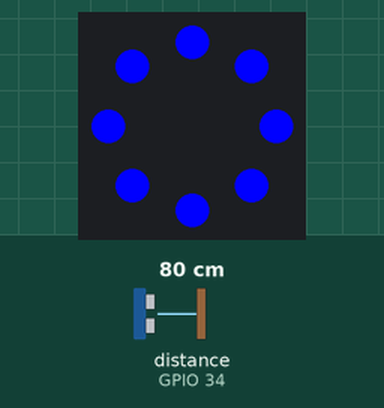
Simulated run of this sketch. Board: ESP32. Parts: 8 RGB LEDs in a ring, first at the top, clockwise. Wiring (inferred from the names in the program): ultrasonic range finder: trigger GPIO 36; echo GPIO 34. Inputs (shaded band) come from the test bench; at power-on: distance to the obstacle (sensor on GPIO 34) 80 cm. The echo pulse lasts 58.3 µs per cm; WiFi joins after 1.5 s; servers stay silent unless stated; what the sketch prints to the serial monitor is not drawn.

Above: at 2.7 s.
2.8 s: distance to the obstacle (sensor on GPIO 34) set to 55 cm
4.3 s: distance to the obstacle (sensor on GPIO 34) set to 46 cm
At 5.5 s:
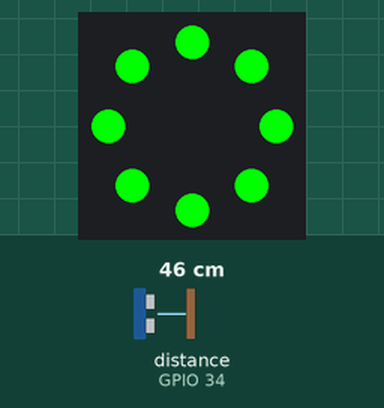
Timing chart, 0 to 5.0 s (numbered marks = the images above; inputs shaded):
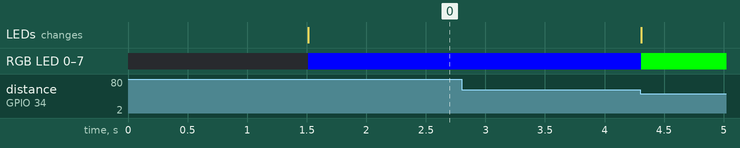

Measured:
- after the input at 4.3 s, RGB LED 0–7: RGB(0, 0, 255) → RGB(0, 255, 0) at once

The sketch:

esp32_ultra3LED.ino
```cpp
#include <WiFi.h>
#include <Adafruit_NeoPixel.h>

// 초음파 센서 핀 설정
const int distTrigPin = 36; // tirg: 초음파 쏨
const int distEchoPin = 34; // echo: 초음파 받음

// LED 핀 설정
#define PIN 14
#define NUM_LEDS 8
Adafruit_NeoPixel strip = Adafruit_NeoPixel(NUM_LEDS, PIN, NEO_GRB + NEO_KHZ800);

unsigned int colorCode=0; // R=1 G=2 B=3
unsigned int preColor=3; // 초기값 Blue
String led_state = "";
String textColor = "";

// 와이파이 정보 설정
const char* ssid = "Smart Trashcan";
const char* password = "12183887";
String header; // HTTP request 저장하기 위한 변수
WiFiServer server(80); // 웹 서버 포트 설정

String htmlHeader="<!DOCTYPE html><html><head><meta charset=\"UTF-8\"><meta name=\"viewport\" content=\"width=device-width, initial-scale=1\"><link rel=\"icon\" href=\"data:,\"></head>";

unsigned long currentTime = millis();
unsigned long previousTime = 0;
const long delayTime = 2000; // Define timeout time in ms (example: 2000ms = 2s)

void setColor(unsigned int colorCode){
  if(colorCode==1){ // Red
    strip.setPixelColor(0, 255, 0, 0);
    strip.setPixelColor(1, 255, 0, 0);
    strip.setPixelColor(2, 255, 0, 0);
    strip.setPixelColor(3, 255, 0, 0);
    strip.setPixelColor(4, 255, 0, 0);
    strip.setPixelColor(5, 255, 0, 0);
    strip.setPixelColor(6, 255, 0, 0);
    strip.setPixelColor(7, 255, 0, 0);
    led_state="많음";
    textColor="red";
    Serial.println("LED color : Red");
  }
  else if(colorCode==2){ // Green
    strip.setPixelColor(0, 0, 255, 0);
    strip.setPixelColor(1, 0, 255, 0);
    strip.setPixelColor(2, 0, 255, 0);
    strip.setPixelColor(3, 0, 255, 0);
    strip.setPixelColor(4, 0, 255, 0);
    strip.setPixelColor(5, 0, 255, 0);
    strip.setPixelColor(6, 0, 255, 0);
    strip.setPixelColor(7, 0, 255, 0);
    led_state="보통";
    textColor="green";
    Serial.println("LED color : Green");
  }
  else if(colorCode==3) { // Blue
    strip.setPixelColor(0, 0, 0, 255);
    strip.setPixelColor(1, 0, 0, 255);
    strip.setPixelColor(2, 0, 0, 255);
    strip.setPixelColor(3, 0, 0, 255);
    strip.setPixelColor(4, 0, 0, 255);
    strip.setPixelColor(5, 0, 0, 255);
    strip.setPixelColor(6, 0, 0, 255);
    strip.setPixelColor(7, 0, 0, 255);
    led_state="적음";
    textColor="blue";
    Serial.println("LED color : Blue");
  }
}

void setup() {
  pinMode(distTrigPin, OUTPUT);
  pinMode(distEchoPin, INPUT);

  strip.begin();
  strip.show();

  Serial.begin(115200);

  Serial.print("Connecting to ");
  Serial.println(ssid);
  WiFi.begin(ssid, password);
  while (WiFi.status() != WL_CONNECTED) {
    delay(100);
    Serial.println("Wi-fi NOT CONNECTED\n");
  }

  Serial.println("WiFi connected.");
  Serial.println("IP address: ");
  Serial.println(WiFi.localIP());
  server.begin();
}

void loop(){
  // Part A. 초음파 센서를 이용한 거리 측정
  digitalWrite(distTrigPin, HIGH);
  delayMicroseconds(10);
  digitalWrite(distTrigPin, LOW);
  float duration = pulseIn(distEchoPin, HIGH);
  if(duration == 0) { return; } // loop문 종료 조건

  float distance = duration / 58.2;
  Serial.println(distance);


  // Part B. 거리 측정값에 따른 LED 색 설정
  if(distance>5){ // validity check
    if(distance<30) { // Red
      setColor(1);
      preColor=1;
    }
    else if(distance<50) { // Green
      setColor(2);
      preColor=2;
    }
    else{ // Blue
      setColor(3);
      preColor=3;
    }
  } else { setColor(preColor);}
  strip.show();

  int trash_percent = int((100-distance)/70*100);
  if(trash_percent<0) trash_percent=0;


  //delay(600);


  // Part C. 웹 서버 구동
  WiFiClient client = server.available();   // 클라이언트 수신 대기
  Serial.println(WiFi.localIP());
  if (client) {                             // 클라이언트 연결 시
    currentTime = millis();
    previousTime = currentTime;
    Serial.println("New Client.");
    String currentLine = "";  // make a String to hold incoming data from the client

    while (client.connected() && currentTime - previousTime <= delayTime) {
      currentTime = millis();
      if (client.available()) {
            client.println("HTTP/1.1 200 OK");
            client.println("Content-type:text/html");
            client.println("Connection: close");
            client.println();

            // HTML 웹 페이지 Display
            client.println(htmlHeader);
            client.println("<body><h2 style=\"background-color:#009C7B; height: 50px;color: white; text-align: center;\">실시간 쓰레기 양 확인</h1>");
            client.println("<h1 style=\"text-align:center;font-size:72pt;color:");

            client.println(textColor);
            client.println(";\">");
            client.print(trash_percent);
            client.println("%</p>");

            client.println("</h1><div style=\"padding: 5%;\"><div style=\"display:flex;\"><h2 style=\"width: 80%;\">현재 쓰레기 양</h2><h2>");
            client.print(trash_percent);
            client.println("%</p>");
            client.println("</div><div style=\"display:flex;\"><h2 style=\"width:80%;\">현재 쓰레기통 상태</h2><h2>");
            client.print(led_state);
            client.println("</p><h2></div>");

            client.println();  // The HTTP response ends with another blank line
            break;            // Break out of the while loop
          } else { // if you got a newline, then clear currentLine
            currentLine = "";
          }
        }
      }
    header = ""; // Clear the header variable
    client.stop();    // Close the connection
    Serial.println("Client disconnected.");
    Serial.println("");
}
```
